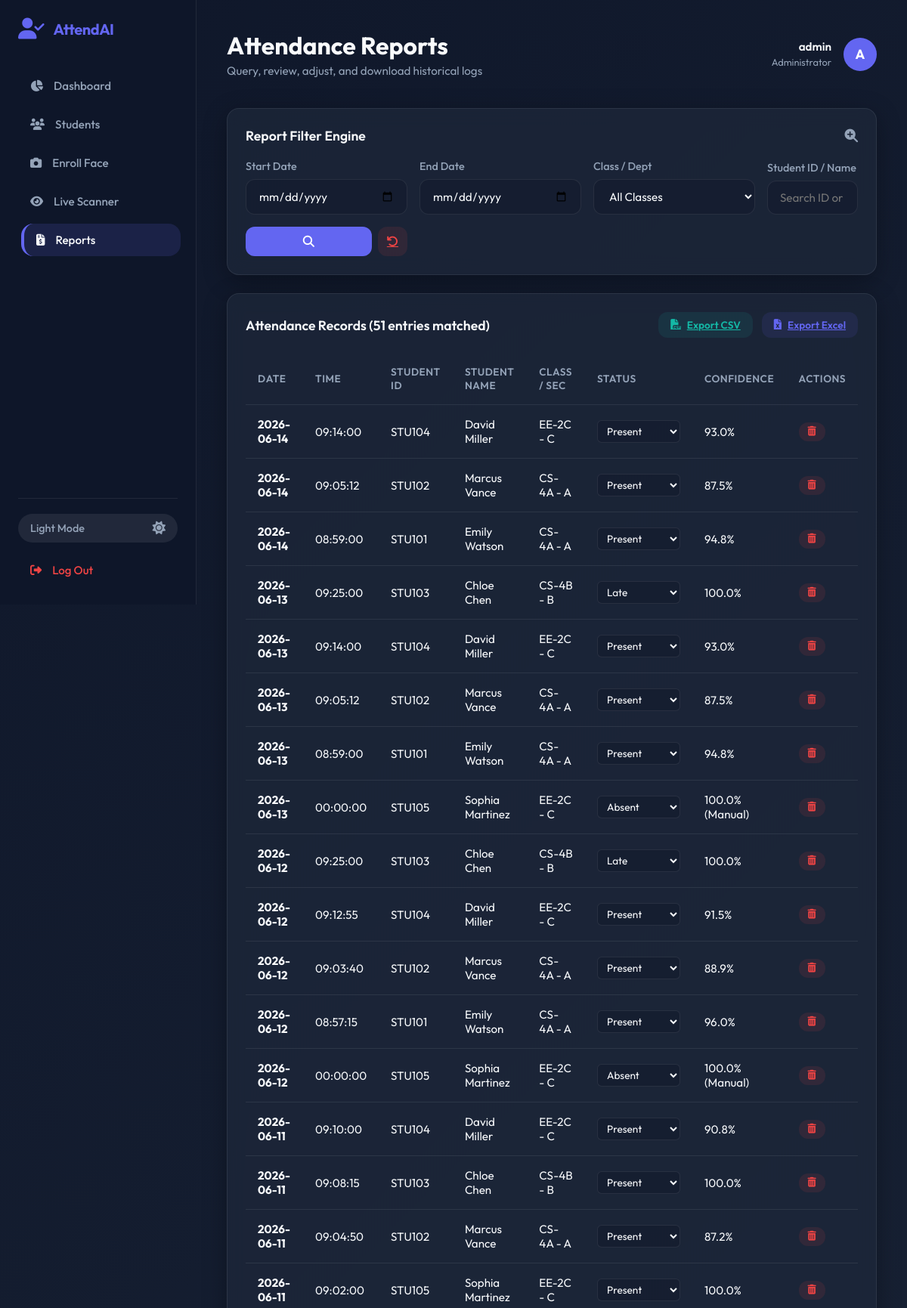
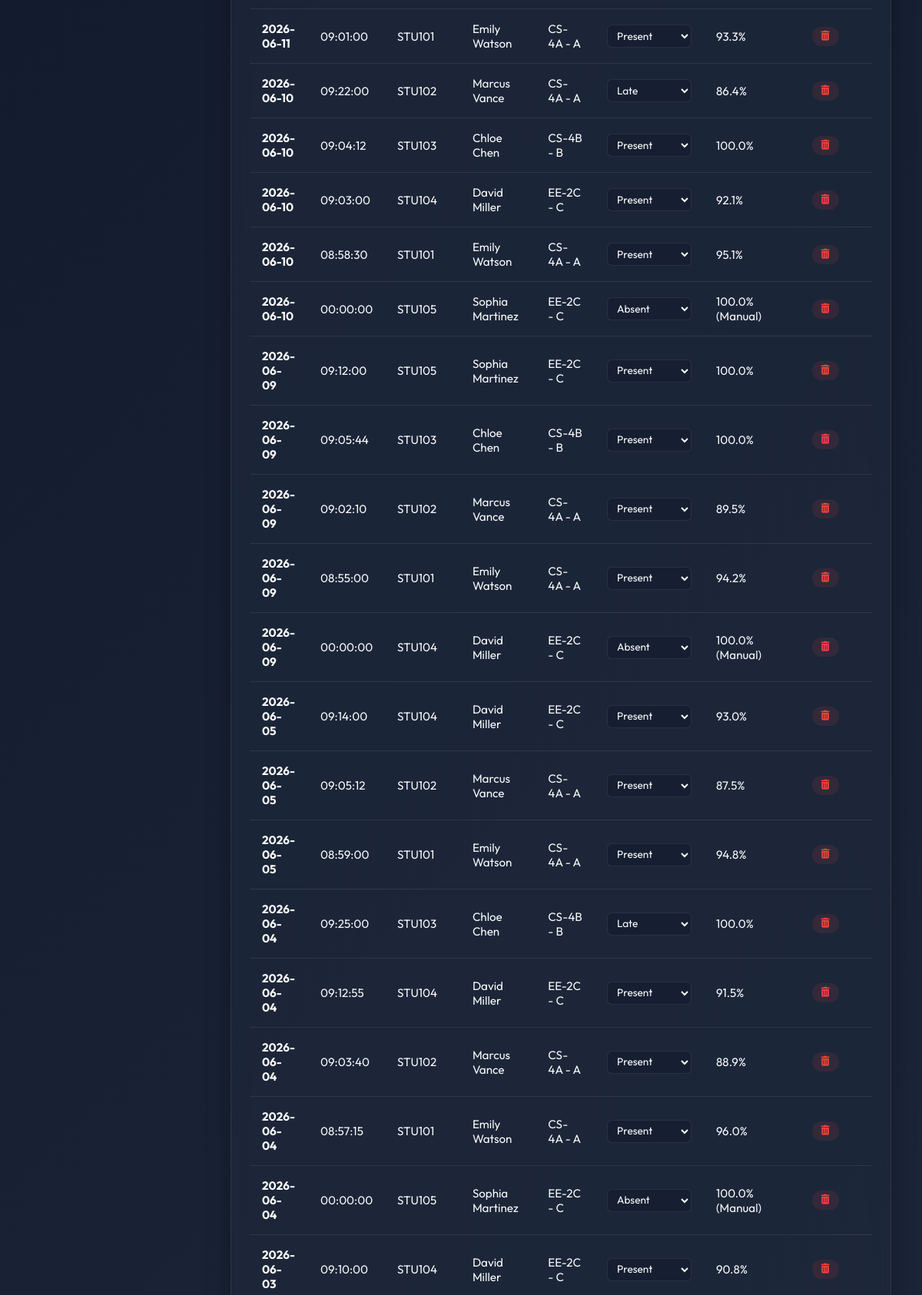
Screenshot of /reports (signed in, upper part) with the database file from the repository (2 pictures, top to bottom).
### tables this page shows
CREATE TABLE attendance (
            attendance_id INTEGER PRIMARY KEY AUTOINCREMENT,
            student_id VARCHAR(50) NOT NULL,
            date DATE NOT NULL,
            time TIME NOT NULL,
            status VARCHAR(15) DEFAULT 'Present',
            recognition_confidence REAL,
            FOREIGN KEY (student_id) REFERENCES students(student_id) ON DELETE CASCADE,
            UNIQUE(student_id, date) -- Prevent duplicate logs for the same student on the same day
        );

CREATE TABLE students (
            student_id VARCHAR(50) PRIMARY KEY,
            name VARCHAR(100) NOT NULL,
            class_name VARCHAR(50) NOT NULL,
            section VARCHAR(10) NOT NULL,
            email VARCHAR(100) UNIQUE,
            phone VARCHAR(20),
            face_encoding TEXT, -- Serialized JSON list of float values
            image_path VARCHAR(255),
            created_at TIMESTAMP DEFAULT CURRENT_TIMESTAMP
        );

### app.py (the view)
@app.route('/reports', methods=['GET'])
@login_required
def reports():
    start_date = request.args.get('start_date', '').strip() or None
    end_date = request.args.get('end_date', '').strip() or None
    student_id = request.args.get('student_id', '').strip() or None
    class_filter = request.args.get('class_filter', '').strip() or None
    logs = database.get_attendance_history(start_date, end_date, student_id, class_filter)
    classes = database.get_all_classes()
    return render_template(
        'reports.html',
        logs=logs,
        classes=classes,
        start_date=start_date,
        end_date=end_date,
        student_id=student_id,
        class_filter=class_filter
    )

### app.py (called while the page is built)
def login_required(f):
    @wraps(f)
    def decorated_function(*args, **kwargs):
        if 'teacher_id' not in session:
            flash("Please sign in to access the system.", "error")
            return redirect(url_for('login'))
        return f(*args, **kwargs)
    return decorated_function

### database.py (called while the page is built)
def get_db_connection():
    conn = sqlite3.connect(DB_PATH)
    conn.row_factory = sqlite3.Row
    conn.execute("PRAGMA foreign_keys = ON;")
    return conn

def get_all_classes():
    conn = get_db_connection()
    classes = conn.execute("SELECT DISTINCT class_name FROM students ORDER BY class_name").fetchall()
    conn.close()
    return [c['class_name'] for c in classes]

### templates/reports.html (shortened to what this page needs)
{% extends "base.html" %}
{% block header_title %}Attendance Reports{% endblock %}
{% block header_subtitle %}Query, review, adjust, and download historical logs{% endblock %}
{% block content %}
<div class="glass-card" style="margin-bottom: 24px;">
    <div class="chart-title">
        <span>Report Filter Engine</span>
        <i class="fas fa-search-plus text-secondary" style="color: var(--text-secondary);"></i>
    </div>
    <form action="{{ url_for('reports') }}" method="GET" style="display: grid; grid-template-columns: repeat(auto-fit, minmax(200px, 1fr)) 120px; gap: 16px; align-items: end;">
        <div class="form-group" style="margin-bottom: 0;">
            <label for="start_date">Start Date</label>
            <input type="date" id="start_date" name="start_date" class="form-control" value="{{ start_date or '' }}">
        </div>
        <div class="form-group" style="margin-bottom: 0;">
            <label for="end_date">End Date</label>
            <input type="date" id="end_date" name="end_date" class="form-control" value="{{ end_date or '' }}">
        </div>
        <div class="form-group" style="margin-bottom: 0;">
            <label for="class_filter">Class / Dept</label>
            <select id="class_filter" name="class_filter" class="form-control">
                <option value="">All Classes</option>
            </select>
        </div>
        <div class="form-group" style="margin-bottom: 0;">
            <label for="student_id">Student ID / Name</label>
            <input type="text" id="student_id" name="student_id" class="form-control" placeholder="Search ID or Name" value="{{ student_id or '' }}">
        </div>
        <div style="display: flex; gap: 8px;">
            <button type="submit" class="btn btn-primary" style="padding: 12px; flex-grow: 1;" title="Apply Filter">
                <i class="fas fa-search"></i>
            </button>
            <a href="{{ url_for('reports') }}" class="btn btn-secondary" style="padding: 12px; background: rgba(239, 68, 68, 0.1); color: var(--danger);" title="Clear Filters">
                <i class="fas fa-undo"></i>
            </a>
        </div>
    </form>
</div>
<div class="glass-card">
    <div class="chart-title">
        <span>Attendance Records ({{ logs|length }} entries matched)</span>
        {% if logs %}
        <div style="display: flex; gap: 12px;">
            <a href="{{ url_for('export_csv', start_date=start_date, end_date=end_date, student_id=student_id, class_filter=class_filter) }}" class="btn btn-secondary" style="padding: 8px 16px; font-size: 0.85rem; background: rgba(20, 184, 166, 0.1); color: var(--secondary);">
                <i class="fas fa-file-csv"></i> Export CSV
            </a>
            <a href="{{ url_for('export_excel', start_date=start_date, end_date=end_date, student_id=student_id, class_filter=class_filter) }}" class="btn btn-secondary" style="padding: 8px 16px; font-size: 0.85rem; background: rgba(99, 102, 241, 0.1); color: var(--primary);">
                <i class="fas fa-file-excel"></i> Export Excel
            </a>
        </div>
        {% endif %}
    </div>
    <div class="table-container">
        <table>
            <thead>
                <tr>
                    <th>Date</th>
                    <th>Time</th>
                    <th>Student ID</th>
                    <th>Student Name</th>
                    <th>Class / Sec</th>
                    <th>Status</th>
                    <th>Confidence</th>
                    <th>Actions</th>
                </tr>
            </thead>
            <tbody>
                {% if logs %}
                    {% for log in logs %}
                    <tr>
                        <td><strong>{{ log.date }}</strong></td>
                        <td>{{ log.time }}</td>
                        <td>{{ log.student_id }}</td>
                        <td>{{ log.name }}</td>
                        <td>{{ log.class_name }} - {{ log.section }}</td>
                        <td>
                            <form action="{{ url_for('edit_attendance_status_route', attendance_id=log.attendance_id) }}" method="POST" style="display: inline-block;">
                                <select name="status" onchange="this.form.submit()" class="form-control" style="width: 110px; padding: 4px 8px; font-size: 0.85rem; height: auto; display: inline-block; border-radius: 6px;">
                                    <option value="Present" {% if log.status == 'Present' %}selected{% endif %}>Present</option>
                                    <option value="Late" {% if log.status == 'Late' %}selected{% endif %}>Late</option>
                                    <option value="Absent" {% if log.status == 'Absent' %}selected{% endif %}>Absent</option>
                                </select>
                            </form>
                        </td>
                        <td>
                            {% if log.recognition_confidence %}
                                {{ log.recognition_confidence }}%
                            {% else %}
                                100.0% (Manual)
                            {% endif %}
                        </td>
                        <td>
                            <form action="{{ url_for('delete_attendance_route', attendance_id=log.attendance_id) }}" method="POST" onsubmit="return confirm('Delete this attendance record?');" style="display: inline-block;">
                                <button type="submit" class="btn btn-secondary" style="padding: 6px 12px; font-size: 0.8rem; background: rgba(239, 68, 68, 0.1); color: var(--danger);" title="Delete Entry">
                                    <i class="fas fa-trash-alt"></i>
                                </button>
                            </form>
                        </td>
                    </tr>
                    {% endfor %}
                {% endif %}
            </tbody>
        </table>
    </div>
</div>
{% endblock %}

### static/css/style.css (style rules this page uses)
:root { --bg-gradient-start: #0f172a; --bg-gradient-end: #1e293b; --card-bg: rgba(30, 41, 59, 0.7); --card-border: rgba(255, 255, 255, 0.08); --text-primary: #f8fafc; --text-secondary: #94a3b8; --primary: #6366f1; --primary-hover: #4f46e5; --primary-light: rgba(99, 102, 241, 0.15); --secondary: #14b8a6; --secondary-light: rgba(20, 184, 166, 0.15); --danger: #ef4444; --danger-light: rgba(239, 68, 68, 0.15); --warning: #f59e0b; --success: #10b981; --sidebar-bg: rgba(15, 23, 42, 0.9); --shadow: 0 8px 32px 0 rgba(0, 0, 0, 0.3); --blur: 12px; --radius: 16px; --transition: all 0.3s cubic-bezier(0.4, 0, 0.2, 1); }
* { margin: 0; padding: 0; box-sizing: border-box; font-family: 'Outfit', sans-serif; }
body { background: linear-gradient(135deg, var(--bg-gradient-start), var(--bg-gradient-end)); min-height: 100vh; color: var(--text-primary); overflow-x: hidden; transition: var(--transition); }
.glass-card { background: var(--card-bg); backdrop-filter: blur(var(--blur)); -webkit-backdrop-filter: blur(var(--blur)); border: 1px solid var(--card-border); border-radius: var(--radius); padding: 24px; box-shadow: var(--shadow); transition: var(--transition); position: relative; overflow: hidden; }
.chart-title { font-size: 1.1rem; font-weight: 600; margin-bottom: 20px; display: flex; justify-content: space-between; align-items: center; }
.form-group { margin-bottom: 20px; }
.form-group label { display: block; margin-bottom: 8px; font-size: 0.9rem; font-weight: 500; color: var(--text-secondary); }
.form-control { width: 100%; padding: 12px 16px; background: rgba(15, 23, 42, 0.4); border: 1px solid var(--card-border); border-radius: 12px; color: var(--text-primary); font-size: 0.95rem; transition: var(--transition); }
.btn { display: inline-flex; align-items: center; justify-content: center; gap: 8px; padding: 12px 24px; font-size: 0.95rem; font-weight: 600; border-radius: 12px; border: none; cursor: pointer; transition: var(--transition); }
.btn-primary { background: var(--primary); color: #fff; }
.btn-secondary { background: rgba(148, 163, 184, 0.15); color: var(--text-primary); }
.table-container { width: 100%; overflow-x: auto; }
table { width: 100%; border-collapse: collapse; text-align: left; }
th { padding: 16px; border-bottom: 1px solid var(--card-border); color: var(--text-secondary); font-size: 0.85rem; text-transform: uppercase; letter-spacing: 0.5px; font-weight: 600; }
td { padding: 16px; border-bottom: 1px solid var(--card-border); font-size: 0.95rem; color: var(--text-primary); }

### rows the page displays
attendance: date "2026-06-14", time "09:14:00", student_id "STU104", name "David Miller", class_name "EE-2C", section "C", status "Present", recognition_confidence "93.0"
attendance: date "2026-06-14", time "09:05:12", student_id "STU102", name "Marcus Vance", class_name "CS-4A", section "A", status "Present", recognition_confidence "87.5"
attendance: date "2026-06-14", time "08:59:00", student_id "STU101", name "Emily Watson", class_name "CS-4A", section "A", status "Present", recognition_confidence "94.8"
attendance: date "2026-06-13", time "09:25:00", student_id "STU103", name "Chloe Chen", class_name "CS-4B", section "B", status "Late", recognition_confidence "100.0"
attendance: date "2026-06-13", time "09:14:00", student_id "STU104", name "David Miller", class_name "EE-2C", section "C", status "Present", recognition_confidence "93.0"
attendance: date "2026-06-13", time "09:05:12", student_id "STU102", name "Marcus Vance", class_name "CS-4A", section "A", status "Present", recognition_confidence "87.5"
attendance: date "2026-06-13", time "08:59:00", student_id "STU101", name "Emily Watson", class_name "CS-4A", section "A", status "Present", recognition_confidence "94.8"
attendance: date "2026-06-13", time "00:00:00", student_id "STU105", name "Sophia Martinez", class_name "EE-2C", section "C", status "Absent", recognition_confidence "100.0% (Manual)"
attendance: date "2026-06-12", time "09:25:00", student_id "STU103", name "Chloe Chen", class_name "CS-4B", section "B", status "Late", recognition_confidence "100.0"
attendance: date "2026-06-12", time "09:12:55", student_id "STU104", name "David Miller", class_name "EE-2C", section "C", status "Present", recognition_confidence "91.5"
attendance: date "2026-06-12", time "09:03:40", student_id "STU102", name "Marcus Vance", class_name "CS-4A", section "A", status "Present", recognition_confidence "88.9"
attendance: date "2026-06-12", time "08:57:15", student_id "STU101", name "Emily Watson", class_name "CS-4A", section "A", status "Present", recognition_confidence "96.0"
attendance: date "2026-06-12", time "00:00:00", student_id "STU105", name "Sophia Martinez", class_name "EE-2C", section "C", status "Absent", recognition_confidence "100.0% (Manual)"
attendance: date "2026-06-11", time "09:10:00", student_id "STU104", name "David Miller", class_name "EE-2C", section "C", status "Present", recognition_confidence "90.8"
attendance: date "2026-06-11", time "09:08:15", student_id "STU103", name "Chloe Chen", class_name "CS-4B", section "B", status "Present", recognition_confidence "100.0"
attendance: date "2026-06-11", time "09:04:50", student_id "STU102", name "Marcus Vance", class_name "CS-4A", section "A", status "Present", recognition_confidence "87.2"
attendance: date "2026-06-11", time "09:02:00", student_id "STU105", name "Sophia Martinez", class_name "EE-2C", section "C", status "Present", recognition_confidence "100.0"
attendance: date "2026-06-11", time "09:01:00", student_id "STU101", name "Emily Watson", class_name "CS-4A", section "A", status "Present", recognition_confidence "93.3"
attendance: date "2026-06-10", time "09:22:00", student_id "STU102", name "Marcus Vance", class_name "CS-4A", section "A", status "Late", recognition_confidence "86.4"
attendance: date "2026-06-10", time "09:04:12", student_id "STU103", name "Chloe Chen", class_name "CS-4B", section "B", status "Present", recognition_confidence "100.0"
attendance: date "2026-06-10", time "09:03:00", student_id "STU104", name "David Miller", class_name "EE-2C", section "C", status "Present", recognition_confidence "92.1"
attendance: date "2026-06-10", time "08:58:30", student_id "STU101", name "Emily Watson", class_name "CS-4A", section "A", status "Present", recognition_confidence "95.1"
attendance: date "2026-06-10", time "00:00:00", student_id "STU105", name "Sophia Martinez", class_name "EE-2C", section "C", status "Absent", recognition_confidence "100.0% (Manual)"
attendance: date "2026-06-09", time "09:12:00", student_id "STU105", name "Sophia Martinez", class_name "EE-2C", section "C", status "Present", recognition_confidence "100.0"
attendance: date "2026-06-09", time "09:05:44", student_id "STU103", name "Chloe Chen", class_name "CS-4B", section "B", status "Present", recognition_confidence "100.0"
attendance: date "2026-06-09", time "09:02:10", student_id "STU102", name "Marcus Vance", class_name "CS-4A", section "A", status "Present", recognition_confidence "89.5"
attendance: date "2026-06-09", time "08:55:00", student_id "STU101", name "Emily Watson", class_name "CS-4A", section "A", status "Present", recognition_confidence "94.2"
attendance: date "2026-06-09", time "00:00:00", student_id "STU104", name "David Miller", class_name "EE-2C", section "C", status "Absent", recognition_confidence "100.0% (Manual)"
attendance: date "2026-06-05", time "09:14:00", student_id "STU104", name "David Miller", class_name "EE-2C", section "C", status "Present", recognition_confidence "93.0"
attendance: date "2026-06-05", time "09:05:12", student_id "STU102", name "Marcus Vance", class_name "CS-4A", section "A", status "Present", recognition_confidence "87.5"
attendance: date "2026-06-05", time "08:59:00", student_id "STU101", name "Emily Watson", class_name "CS-4A", section "A", status "Present", recognition_confidence "94.8"
attendance: date "2026-06-04", time "09:25:00", student_id "STU103", name "Chloe Chen", class_name "CS-4B", section "B", status "Late", recognition_confidence "100.0"
attendance: date "2026-06-04", time "09:12:55", student_id "STU104", name "David Miller", class_name "EE-2C", section "C", status "Present", recognition_confidence "91.5"
attendance: date "2026-06-04", time "09:03:40", student_id "STU102", name "Marcus Vance", class_name "CS-4A", section "A", status "Present", recognition_confidence "88.9"
attendance: date "2026-06-04", time "08:57:15", student_id "STU101", name "Emily Watson", class_name "CS-4A", section "A", status "Present", recognition_confidence "96.0"
attendance: date "2026-06-04", time "00:00:00", student_id "STU105", name "Sophia Martinez", class_name "EE-2C", section "C", status "Absent", recognition_confidence "100.0% (Manual)"
attendance: date "2026-06-03", time "09:10:00", student_id "STU104", name "David Miller", class_name "EE-2C", section "C", status "Present", recognition_confidence "90.8"

### other values shown
{{ session.get('username', 'Teacher') }} "admin"
{{ session.get('username', 'T')[0].upper() }} "A"
{{ logs|length }} "51"
